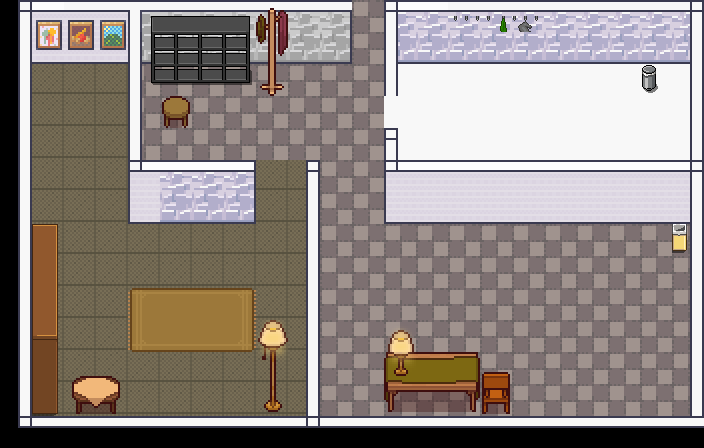

This game map was drawn from its Tiled (.tmx) file and the tilesets committed beside it. A one-line description and the trimmed map source follow:
An orthogonal 22x14 tile map with 32x32 px tiles, 5 tile layers (Floor, Walls, Carpets, Furniture, ...), 8 tilesets and 228 objects (15x bed).

<map version="1.10" tiledversion="1.11.2" orientation="orthogonal" renderorder="right-down" width="22" height="14" tilewidth="32" tileheight="32" infinite="0" nextlayerid="14" nextobjectid="445">
 <tileset firstgid="1" source="Room_Builder_Office_32x32.tsx" />
 <tileset firstgid="225" source="Modern_Office_Shadowless_32x32.tsx" />
 <tileset firstgid="1073" source="4x-2x.tsx" />
 <tileset firstgid="1289" source="Interiors_free_32x32.tsx" />
 <tileset firstgid="2713" source="TopDownHouse_FurnitureState2_scaled_2x_pngcrushed.tsx" />
 <tileset firstgid="2947" source="Tileset_Modern Bedroom_Rasak.tsx" />
 <tileset firstgid="3523" source="Tileset_ModernHouse_StorageOffice_Rasak.tsx" />
 <tileset firstgid="4099" source="Tileset_Modern KitchenToilett_Rasak.tsx" />
 <layer id="2" name="Floor" width="22" height="14">
  <data>[308 cells, 272 non-empty, 20 distinct tile ids]</data>
 </layer>
 <layer id="1" name="Walls" width="22" height="14">
  <properties>
   <property name="Collision" type="bool" value="true" />
  </properties>
  <data>[308 cells, 89 non-empty, 17 distinct tile ids]</data>
 </layer>
 <layer id="9" name="Carpets" width="22" height="14">
  <data>[308 cells, 22 non-empty, 18 distinct tile ids]</data>
 </layer>
 <layer id="3" name="Furniture" width="22" height="14">
  <data>[308 cells, 34 non-empty, 32 distinct tile ids]</data>
 </layer>
 <layer id="4" name="Objects" width="22" height="14">
  <data>[308 cells, 9 non-empty, 9 distinct tile ids]</data>
 </layer>
 <objectgroup id="10" name="Colliders-Walls">
  <object id="40" x="0" y="0" width="32" height="448">
   <properties>
    <property name="wall" type="class" propertytype="llm_game::game_objects::WallProperties">
     <properties>
      <property name="name" value="left wall" />
     </properties>
    </property>
   </properties>
  </object>
  <object id="41" x="32" y="0" width="320" />
  <object id="47" x="304" y="160" width="16" height="256">
   <properties>
    <property name="wall" type="class" propertytype="llm_game::game_objects::WallProperties">
     <properties>
      <property name="name" value="middle wall" />
     </properties>
    </property>
   </properties>
  </object>
  <object id="48" x="32" y="0" width="320" height="8">
   <properties>
    <property name="wall" type="class" propertytype="llm_game::game_objects::WallProperties">
     <properties>
      <property name="name" value="upper wall" />
     </properties>
    </property>
   </properties>
  </object>
  <object id="49" x="128" y="8" width="8" height="216">
   <properties>
    <property name="wall" type="class" propertytype="llm_game::game_objects::WallProperties">
     <properties>
      <property name="name" value="inner wall" />
     </properties>
    </property>
   </properties>
  </object>
  <object id="50" x="136" y="216" width="120" height="8">
   <properties>
    <property name="wall" type="class" propertytype="llm_game::game_objects::WallProperties" />
   </properties>
  </object>
  <object id="51" x="248" y="168" width="8" height="56">
   <properties>
    <property name="wall" type="class" propertytype="llm_game::game_objects::WallProperties" />
   </properties>
  </object>
  <object id="52" x="136" y="160" width="120" height="16">
   <properties>
    <property name="wall" type="class" propertytype="llm_game::game_objects::WallProperties" />
   </properties>
  </object>
  <object id="53" x="384" y="0" width="16" height="96">
   <properties>
    <property name="wall" type="class" propertytype="llm_game::game_objects::WallProperties">
     <properties>
      <property name="name" value="bathroom wall" />
     </properties>
    </property>
   </properties>
  </object>
  <object id="54" x="392" y="0" width="312" height="16">
   <properties>
    <property name="upper wall" type="class" propertytype="llm_game::game_objects::WallProperties" />
   </properties>
  </object>
  <object id="55" x="400" y="56" width="304" height="8">
   <properties>
    <property name="wall" type="class" propertytype="llm_game::game_objects::WallProperties" />
   </properties>
  </object>
  <object id="56" x="688" y="0" width="16" height="416">
   <properties>
    <property name="wall" type="class" propertytype="llm_game::game_objects::WallProperties">
     <properties>
      <property name="name" value="right wall" />
     </properties>
    </property>
   </properties>
  </object>
  <object id="57" x="384" y="168" width="8" height="56">
   <properties>
    <property name="wall" type="class" propertytype="llm_game::game_objects::WallProperties" />
   </properties>
  </object>
  <object id="58" x="392" y="216" width="304" height="8">
   <properties>
    <property name="wall" type="class" propertytype="llm_game::game_objects::WallProperties" />
   </properties>
  </object>
  <object id="59" x="384" y="160" width="312" height="8">
   <properties>
    <property name="wall" type="class" propertytype="llm_game::game_objects::WallProperties">
     <properties>
      <property name="name" value="bathroom wall" />
     </properties>
    </property>
   </properties>
  </object>
  <object id="60" x="384" y="128" width="16" height="40">
   <properties>
    <property name="wall" type="class" propertytype="llm_game::game_objects::WallProperties" />
   </properties>
  </object>
  <object id="293" x="352" y="0" height="64" />
  <object id="294" x="128" y="64" width="224" />
 </objectgroup>
 <objectgroup id="11" name="Intaractable">
  <!-- 210 objects omitted --></objectgroup>
 <objectgroup id="13" name="Navigation">
  <!-- 114 objects omitted --></objectgroup>
</map>
<!-- 210 of 228 objects omitted -->
